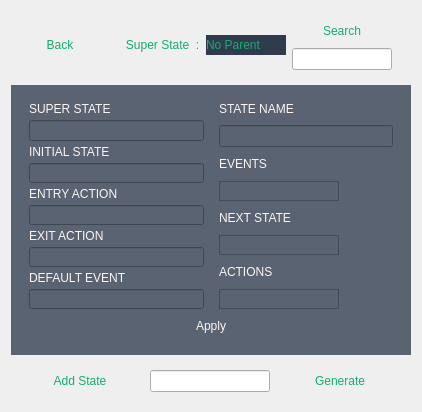
   <widget class="QWidget" name="widget_layout_state_machine" native="true">
    <property name="geometry">
     <rect>
      <x>820</x>
      <y>40</y>
      <width>418</width>
      <height>428</height>
     </rect>
    </property>
    <layout class="QVBoxLayout" name="verticalLayout_11">
     <property name="sizeConstraint">
      <enum>QLayout::SetFixedSize</enum>
     </property>
     <item>
      <widget class="QWidget" name="widget_back_search" native="true">
       <property name="minimumSize">
        <size>
         <width>0</width>
         <height>0</height>
        </size>
       </property>
       <property name="maximumSize">
        <size>
         <width>400</width>
         <height>100</height>
        </size>
       </property>
       <layout class="QHBoxLayout" name="horizontalLayout_7">
        <property name="sizeConstraint">
         <enum>QLayout::SetFixedSize</enum>
        </property>
        <item>
         <widget class="QPushButton" name="pb_back">
          <property name="maximumSize">
           <size>
            <width>16777215</width>
            <height>30</height>
           </size>
          </property>
          <property name="cursor">
           <cursorShape>PointingHandCursor</cursorShape>
          </property>
          <property name="styleSheet">
           <string notr="true">font: 12pt &quot;Segoe UI&quot;;
color:  rgb(21, 172, 112);</string>
          </property>
          <property name="text">
           <string>Back</string>
          </property>
          <property name="flat">
           <bool>true</bool>
          </property>
         </widget>
        </item>
        <item>
         <widget class="QLabel" name="l_state_parent_tag">
          <property name="maximumSize">
           <size>
            <width>16777215</width>
            <height>20</height>
           </size>
          </property>
          <property name="styleSheet">
           <string notr="true">font: 11pt &quot;Segoe UI&quot;;
color:  rgb(21, 172, 112);
</string>
          </property>
          <property name="text">
           <string>      Super State  :</string>
          </property>
         </widget>
        </item>
        <item>
         <widget class="QLabel" name="l_name_current_state">
          <property name="minimumSize">
           <size>
            <width>80</width>
            <height>0</height>
           </size>
          </property>
          <property name="maximumSize">
           <size>
            <width>80</width>
            <height>20</height>
           </size>
          </property>
          <property name="styleSheet">
           <string notr="true">background-color: rgb(48, 60, 77);
font: 11pt &quot;Segoe UI&quot;;
color:  rgb(21, 172, 112);</string>
          </property>
          <property name="text">
           <string>No Parent</string>
          </property>
         </widget>
        </item>
        <item>
         <layout class="QVBoxLayout" name="verticalLayout_31">
          <property name="sizeConstraint">
           <enum>QLayout::SetFixedSize</enum>
          </property>
          <item>
           <widget class="QPushButton" name="pb_search_state">
            <property name="minimumSize">
             <size>
              <width>0</width>
              <height>20</height>
             </size>
            </property>
            <property name="maximumSize">
             <size>
              <width>16777215</width>
              <height>30</height>
             </size>
            </property>
            <property name="cursor">
             <cursorShape>PointingHandCursor</cursorShape>
            </property>
            <property name="styleSheet">
             <string notr="true">font: 12pt &quot;Segoe UI&quot;;
color:  rgb(21, 172, 112);</string>
            </property>
            <property name="text">
             <string>Search</string>
            </property>
            <property name="flat">
             <bool>true</bool>
            </property>
           </widget>
          </item>
          <item>
           <widget class="QLineEdit" name="le_state_to_search">
            <property name="minimumSize">
             <size>
              <width>80</width>
              <height>20</height>
             </size>
            </property>
            <property name="maximumSize">
             <size>
              <width>100</width>
              <height>30</height>
             </size>
            </property>
            <property name="styleSheet">
             <string notr="true">font: 11pt &quot;Segoe UI&quot;;
color: rgb(255, 245, 242);</string>
            </property>
           </widget>
          </item>
         </layout>
        </item>
       </layout>
      </widget>
     </item>
     <item>
      <widget class="QWidget" name="widget_states" native="true">
       <property name="enabled">
        <bool>true</bool>
       </property>
       <property name="minimumSize">
        <size>
         <width>400</width>
         <height>260</height>
        </size>
       </property>
       <property name="maximumSize">
        <size>
         <width>400</width>
         <height>270</height>
        </size>
       </property>
       <property name="styleSheet">
        <string notr="true">background-color: rgb(89, 99, 113);</string>
       </property>
       <layout class="QVBoxLayout" name="verticalLayout_12">
        <item>
         <widget class="QWidget" name="widget_state_info" native="true">
          <layout class="QVBoxLayout" name="verticalLayout_22">
           <item>
            <layout class="QHBoxLayout" name="horizontalLayout_8">
             <property name="spacing">
              <number>15</number>
             </property>
             <item>
              <layout class="QVBoxLayout" name="verticalLayout_20">
               <property name="spacing">
                <number>5</number>
               </property>
               <property name="sizeConstraint">
                <enum>QLayout::SetFixedSize</enum>
               </property>
               <item>
                <layout class="QVBoxLayout" name="verticalLayout_17">
                 <property name="sizeConstraint">
                  <enum>QLayout::SetFixedSize</enum>
                 </property>
                 <item>
                  <widget class="QLabel" name="label_2">
                   <property name="minimumSize">
                    <size>
                     <width>0</width>
                     <height>12</height>
                    </size>
                   </property>
                   <property name="styleSheet">
                    <string notr="true">font: 10pt &quot;Segoe UI&quot;;
color: rgb(255, 245, 242);</string>
                   </property>
                   <property name="text">
                    <string>SUPER STATE</string>
                   </property>
                  </widget>
                 </item>
                 <item>
                  <widget class="QLineEdit" name="le_super_state_name">
                   <property name="styleSheet">
                    <string notr="true">font: 9pt &quot;Segoe UI&quot;;
color: rgb(255, 245, 242);</string>
                   </property>
                  </widget>
                 </item>
                </layout>
               </item>
               <item>
                <layout class="QVBoxLayout" name="verticalLayout_18">
                 <property name="sizeConstraint">
                  <enum>QLayout::SetFixedSize</enum>
                 </property>
                 <item>
                  <widget class="QLabel" name="label_3">
                   <property name="minimumSize">
                    <size>
                     <width>0</width>
                     <height>12</height>
                    </size>
                   </property>
                   <property name="styleSheet">
                    <string notr="true">font: 10pt &quot;Segoe UI&quot;;
color: rgb(255, 245, 242);</string>
                   </property>
                   <property name="text">
                    <string>INITIAL STATE</string>
                   </property>
                  </widget>
                 </item>
                 <item>
                  <widget class="QLineEdit" name="le_initial_state_name">
                   <property name="styleSheet">
                    <string notr="true">font: 9pt &quot;Segoe UI&quot;;
color: rgb(255, 245, 242);</string>
                   </property>
                  </widget>
                 </item>
                </layout>
               </item>
               <item>
                <layout class="QVBoxLayout" name="verticalLayout_23">
                 <property name="sizeConstraint">
                  <enum>QLayout::SetFixedSize</enum>
                 </property>
                 <item>
                  <widget class="QLabel" name="l_Entry_Action">
                   <property name="minimumSize">
                    <size>
                     <width>0</width>
                     <height>12</height>
                    </size>
                   </property>
                   <property name="styleSheet">
                    <string notr="true">font: 10pt &quot;Segoe UI&quot;;
color: rgb(255, 245, 242);</string>
                   </property>
                   <property name="text">
                    <string>ENTRY ACTION</string>
                   </property>
                  </widget>
                 </item>
                 <item>
                  <widget class="QLineEdit" name="le_entry_action">
                   <property name="styleSheet">
                    <string notr="true">font: 9pt &quot;Segoe UI&quot;;
color: rgb(255, 245, 242);</string>
                   </property>
                  </widget>
                 </item>
                </layout>
               </item>
               <item>
                <layout class="QVBoxLayout" name="verticalLayout_24">
                 <property name="sizeConstraint">
                  <enum>QLayout::SetFixedSize</enum>
                 </property>
                 <item>
                  <widget class="QLabel" name="l_Exit_Action">
                   <property name="minimumSize">
                    <size>
                     <width>0</width>
                     <height>12</height>
                    </size>
                   </property>
                   <property name="styleSheet">
                    <string notr="true">font: 10pt &quot;Segoe UI&quot;;
color: rgb(255, 245, 242);</string>
                   </property>
                   <property name="text">
                    <string>EXIT ACTION</string>
                   </property>
                  </widget>
                 </item>
                 <item>
                  <widget class="QLineEdit" name="le_exit_action">
                   <property name="styleSheet">
                    <string notr="true">font: 9pt &quot;Segoe UI&quot;;
color: rgb(255, 245, 242);</string>
                   </property>
                  </widget>
                 </item>
                </layout>
               </item>
               <item>
                <layout class="QVBoxLayout" name="verticalLayout_19">
                 <property name="sizeConstraint">
                  <enum>QLayout::SetFixedSize</enum>
                 </property>
                 <item>
                  <widget class="QLabel" name="label_4">
                   <property name="minimumSize">
                    <size>
                     <width>0</width>
                     <height>12</height>
                    </size>
                   </property>
                   <property name="styleSheet">
                    <string notr="true">font: 10pt &quot;Segoe UI&quot;;
color: rgb(255, 245, 242);</string>
                   </property>
                   <property name="text">
                    <string>DEFAULT EVENT</string>
                   </property>
                  </widget>
                 </item>
                 <item>
                  <widget class="QLineEdit" name="le_default_state_name">
                   <property name="styleSheet">
                    <string notr="true">font: 9pt &quot;Segoe UI&quot;;
color: rgb(255, 245, 242);</string>
                   </property>
                  </widget>
                 </item>
                </layout>
               </item>
              </layout>
             </item>
             <item>
              <layout class="QVBoxLayout" name="verticalLayout_21">
               <property name="spacing">
                <number>10</number>
               </property>
               <item>
                <layout class="QVBoxLayout" name="verticalLayout_16">
                 <property name="sizeConstraint">
                  <enum>QLayout::SetFixedSize</enum>
                 </property>
                 <item>
                  <widget class="QLabel" name="label">
                   <property name="minimumSize">
                    <size>
                     <width>0</width>
                     <height>12</height>
                    </size>
                   </property>
                   <property name="styleSheet">
                    <string notr="true">font: 10pt &quot;Segoe UI&quot;;
color: rgb(255, 245, 242);</string>
                   </property>
                   <property name="text">
                    <string>STATE NAME</string>
                   </property>
                  </widget>
                 </item>
                 <item>
                  <widget class="QLineEdit" name="le_current_state_name">
                   <property name="styleSheet">
                    <string notr="true">font: 9pt &quot;Segoe UI&quot;;
color: rgb(255, 245, 242);</string>
                   </property>
                  </widget>
                 </item>
                </layout>
               </item>
               <item>
                <layout class="QVBoxLayout" name="verticalLayout_13">
                 <property name="sizeConstraint">
                  <enum>QLayout::SetFixedSize</enum>
                 </property>
                 <item>
                  <widget class="QLabel" name="l_Events">
                   <property name="styleSheet">
                    <string notr="true">font: 10pt &quot;Segoe UI&quot;;
color: rgb(255, 245, 242);</string>
                   </property>
                   <property name="text">
                    <string>EVENTS</string>
                   </property>
                  </widget>
                 </item>
                 <item>
                  <widget class="QListWidget" name="lw_Events">
                   <property name="maximumSize">
                    <size>
                     <width>120</width>
                     <height>50</height>
                    </size>
                   </property>
                   <property name="cursor" stdset="0">
                    <cursorShape>PointingHandCursor</cursorShape>
                   </property>
                   <property name="styleSheet">
                    <string notr="true">font: 9pt &quot;Segoe UI&quot;;
color: rgb(255, 245, 242);</string>
                   </property>
                  </widget>
                 </item>
                </layout>
               </item>
               <item>
                <layout class="QVBoxLayout" name="verticalLayout_14">
                 <property name="sizeConstraint">
                  <enum>QLayout::SetFixedSize</enum>
                 </property>
                 <item>
                  <widget class="QLabel" name="l_Next_State">
                   <property name="styleSheet">
                    <string notr="true">font: 10pt &quot;Segoe UI&quot;;
color: rgb(255, 245, 242);</string>
                   </property>
                   <property name="text">
                    <string>NEXT STATE</string>
                   </property>
                  </widget>
                 </item>
                 <item>
                  <widget class="QListWidget" name="lw_Next_State">
                   <property name="maximumSize">
                    <size>
                     <width>120</width>
                     <height>50</height>
                    </size>
                   </property>
                   <property name="cursor" stdset="0">
                    <cursorShape>PointingHandCursor</cursorShape>
                   </property>
                   <property name="styleSheet">
                    <string notr="true">font: 9pt &quot;Segoe UI&quot;;
color: rgb(255, 245, 242);</string>
                   </property>
                  </widget>
                 </item>
                </layout>
               </item>
               <item>
                <layout class="QVBoxLayout" name="verticalLayout_15">
                 <property name="sizeConstraint">
                  <enum>QLayout::SetFixedSize</enum>
                 </property>
                 <item>
                  <widget class="QLabel" name="l_actions">
                   <property name="styleSheet">
                    <string notr="true">font: 10pt &quot;Segoe UI&quot;;
color: rgb(255, 245, 242);</string>
                   </property>
                   <property name="text">
                    <string>ACTIONS</string>
                   </property>
                  </widget>
                 </item>
                 <item>
                  <widget class="QListWidget" name="lw_Actions">
                   <property name="maximumSize">
                    <size>
                     <width>120</width>
                     <height>50</height>
                    </size>
                   </property>
                   <property name="cursor" stdset="0">
                    <cursorShape>PointingHandCursor</cursorShape>
                   </property>
                   <property name="styleSheet">
                    <string notr="true">font: 9pt &quot;Segoe UI&quot;;
color: rgb(255, 245, 242);</string>
                   </property>
                  </widget>
                 </item>
                </layout>
               </item>
              </layout>
             </item>
            </layout>
           </item>
           <item>
            <layout class="QHBoxLayout" name="horizontalLayout_9">
             <item>
              <spacer name="horizontalSpacer_3">
               <property name="orientation">
                <enum>Qt::Horizontal</enum>
               </property>
               <property name="sizeHint" stdset="0">
                <size>
                 <width>40</width>
                 <height>20</height>
                </size>
               </property>
              </spacer>
             </item>
             <item>
              <widget class="QPushButton" name="pb_ok">
               <property name="cursor">
                <cursorShape>PointingHandCursor</cursorShape>
               </property>
               <property name="styleSheet">
                <string notr="true">font: 11pt &quot;Segoe UI&quot;;
color: rgb(255, 245, 242);</string>
               </property>
               <property name="text">
                <string>Apply</string>
               </property>
               <property name="flat">
                <bool>true</bool>
               </property>
              </widget>
             </item>
             <item>
              <spacer name="horizontalSpacer_2">
               <property name="orientation">
                <enum>Qt::Horizontal</enum>
               </property>
               <property name="sizeHint" stdset="0">
                <size>
                 <width>40</width>
                 <height>20</height>
                </size>
               </property>
              </spacer>
             </item>
            </layout>
           </item>
          </layout>
         </widget>
        </item>
       </layout>
      </widget>
     </item>
     <item>
      <widget class="QWidget" name="widget_add_gen_buttons" native="true">
       <property name="styleSheet">
        <string notr="true">font: 12pt &quot;Segoe UI&quot;;
color:  rgb(21, 172, 112);</string>
       </property>
       <layout class="QHBoxLayout" name="horizontalLayout_6">
        <property name="spacing">
         <number>10</number>
        </property>
        <property name="sizeConstraint">
         <enum>QLayout::SetFixedSize</enum>
        </property>
        <item>
         <widget class="QPushButton" name="pb_add_state">
          <property name="minimumSize">
           <size>
            <width>120</width>
            <height>0</height>
           </size>
          </property>
          <property name="maximumSize">
           <size>
            <width>133</width>
            <height>16777215</height>
           </size>
          </property>
          <property name="cursor">
           <cursorShape>PointingHandCursor</cursorShape>
          </property>
          <property name="styleSheet">
           <string notr="true">font: 12pt &quot;Segoe UI&quot;;
color:  rgb(21, 172, 112);</string>
          </property>
          <property name="text">
           <string>Add State</string>
          </property>
          <property name="flat">
           <bool>true</bool>
          </property>
         </widget>
        </item>
        <item>
         <widget class="QLineEdit" name="le_state_name">
          <property name="minimumSize">
           <size>
            <width>120</width>
            <height>0</height>
           </size>
          </property>
          <property name="maximumSize">
           <size>
            <width>133</width>
            <height>16777215</height>
           </size>
          </property>
          <property name="styleSheet">
           <string notr="true">font: 10pt &quot;Segoe UI&quot;;
color: rgb(255, 245, 242);</string>
          </property>
         </widget>
        </item>
        <item>
         <widget class="QPushButton" name="pb_generate_state_machine">
          <property name="enabled">
           <bool>true</bool>
          </property>
          <property name="minimumSize">
           <size>
            <width>120</width>
            <height>0</height>
           </size>
          </property>
          <property name="maximumSize">
           <size>
            <width>133</width>
            <height>16777215</height>
           </size>
          </property>
          <property name="cursor">
           <cursorShape>PointingHandCursor</cursorShape>
          </property>
          <property name="styleSheet">
           <string notr="true">font: 12pt &quot;Segoe UI&quot;;
color:  rgb(21, 172, 112);</string>
          </property>
          <property name="text">
           <string>Generate</string>
          </property>
          <property name="flat">
           <bool>true</bool>
          </property>
         </widget>
        </item>
       </layout>
      </widget>
     </item>
    </layout>
   </widget>
